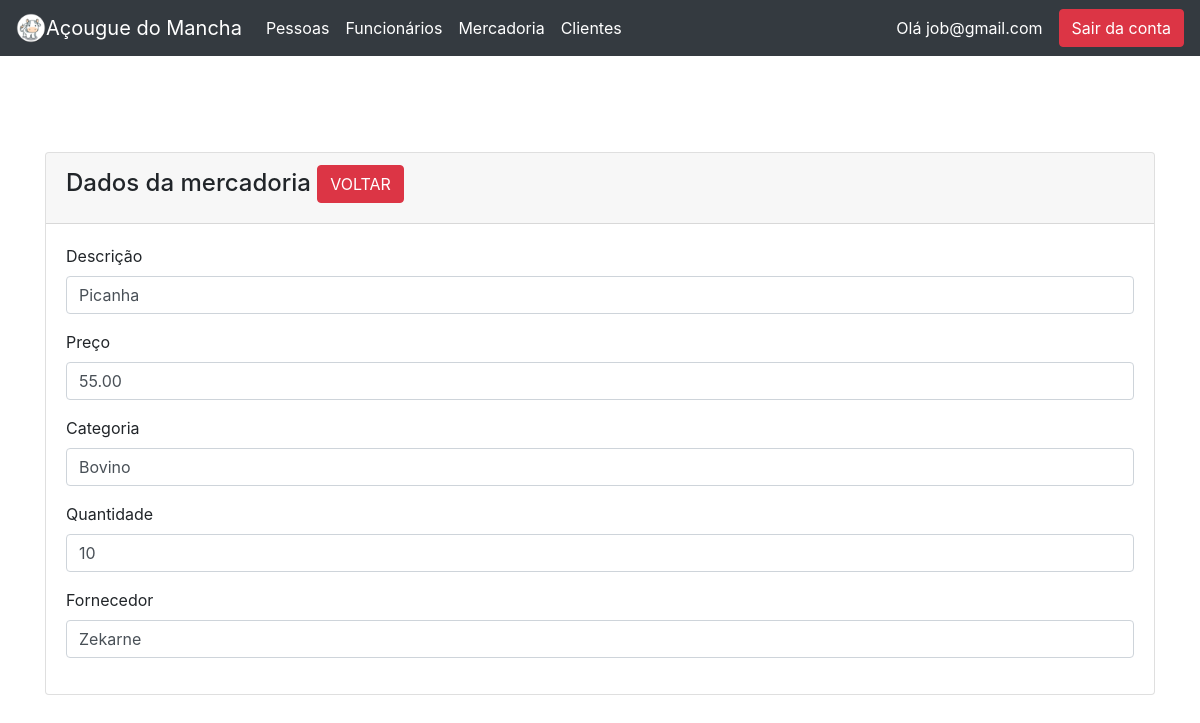
Before: /product_view.php?idProduto=1 (signed in) with the older database file.
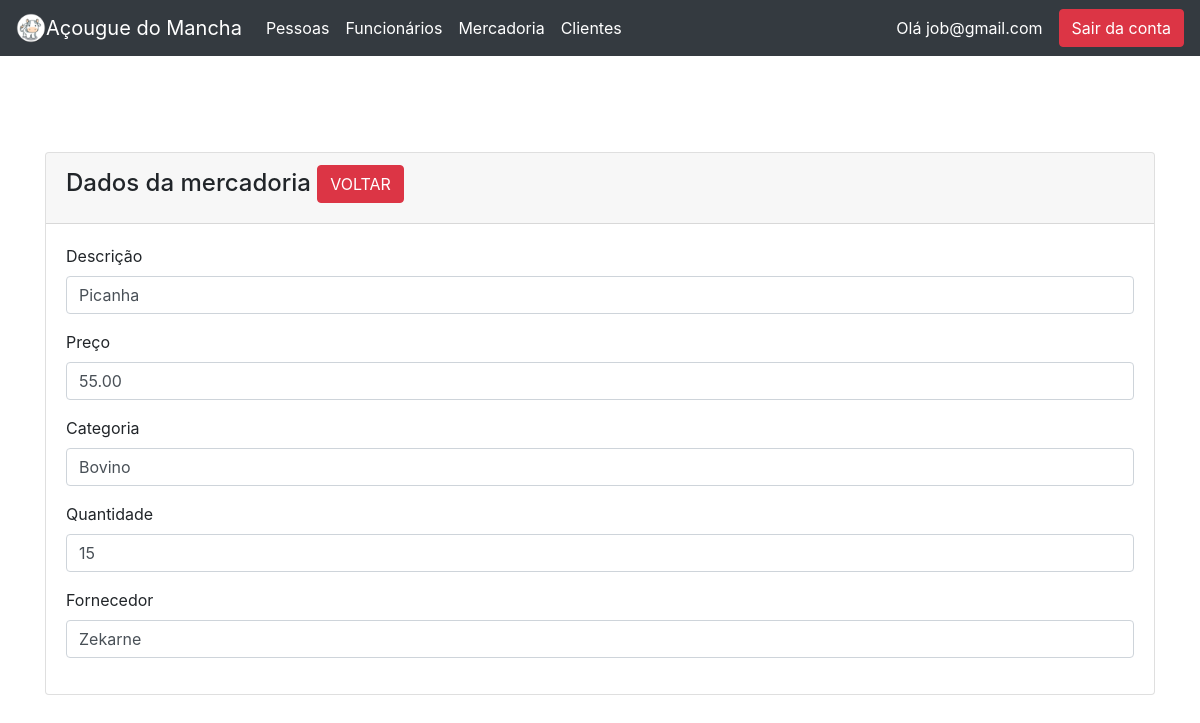
After: the same page with the newer database file.
### tables this page shows
CREATE TABLE `tbprodutos` (
  `id` int(11) NOT NULL,
  `preco` decimal(10,2) NOT NULL,
  `categoria` int(11) NOT NULL,
  `quantidade` int(11) NOT NULL,
  `descricao` varchar(100) NOT NULL,
  `idFornecedor` int(11) NOT NULL
);

CREATE TABLE `tbcategoria` (
  `id` int(11) NOT NULL,
  `descricao` varchar(50) NOT NULL
);

CREATE TABLE `tbfornecedores` (
  `id` int(11) NOT NULL,
  `nome` varchar(100) NOT NULL,
  `idPessoa` int(11) DEFAULT NULL,
  `cnpj` varchar(18) NOT NULL
);

### product_view.php (the view, shortened to what this page needs)
<?php
require 'connection.php';
require_once("topo.php");
?>
<!doctype html>
<html lang="pt-BR">
  <head>
    <link rel="stylesheet" href="https://cdn.jsdelivr.net/npm/bootstrap@4.1.3/dist/css/bootstrap.min.css">
</head>
<body>
    <div class="container mt-5">
        <div class="row">
            <div class="col-md-12">
                <div class="card">
                    <div class="card-header">
                        <h4>Dados da mercadoria
                            <a href="worker.php" class="btn btn-danger float-end">VOLTAR</a>
                        </h4>
                    </div>
                    <div class="card-body">
                        <?php
                        if(isset($_GET['idProduto']))
                        {
                            $tbprodutos_id = mysqli_real_escape_string($con, $_GET['idProduto']);
                            $query = "SELECT p.preco, p.descricao descricaoProduto, p.categoria categoriaProduto, p.quantidade, f.nome, c.descricao descricaoCategoria FROM tbprodutos p, tbfornecedores f, tbcategoria c WHERE p.id = '$tbprodutos_id' AND p.categoria = c.id AND p.idFornecedor = f.id";
                            $query_run = mysqli_query($con, $query);
                            if(mysqli_num_rows($query_run) > 0)
                            {
                                $tbprodutos = mysqli_fetch_array($query_run);
                                ?>
                                    <div class="mb-3">
                                        <label>Descrição</label>
                                        <p class="form-control">
                                            <?=$tbprodutos['descricaoProduto'];?>
                                        </p>
                                    </div>
                                    <div class="mb-3">
                                        <label>Preço</label>
                                        <p class="form-control">
                                            <?=$tbprodutos['preco'];?>
                                        </p>
                                    </div>
                                    <div class="mb-3">
                                        <label>Categoria</label>
                                        <p class="form-control">
                                            <?=$tbprodutos['descricaoCategoria'];?>
                                        </p>
                                    </div>
                                    <div class="mb-3">
                                        <label>Quantidade</label>
                                        <p class="form-control">
                                            <?=$tbprodutos['quantidade'];?>
                                        </p>
                                    </div>
                                    <div class="mb-3">
                                        <label>Fornecedor</label>
                                        <p class="form-control">
                                            <?=$tbprodutos['nome'];?>
                                        </p>
                                    </div>
                                <?php
                            }
                            else
                            {
                                echo "<h4>Nenhum ID encontrado</h4>";
                            }
                        }
                        ?>
                    </div>
                </div>
            </div>
        </div>
    </div>
</body>
</html>

Changed rows visible on the page:
changed tbprodutos "Picanha": quantidade "10" → "15"
